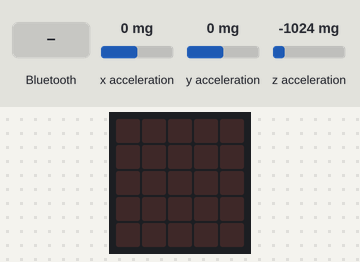
Recording of a program running on a simulated BBC micro:bit (MakeCode). On the bench: the board's 5×5 LED display. The inputs (shaded band) are chosen by the test bench; at power-on: x acceleration 0 mg, y acceleration 0 mg, z acceleration -1024 mg.

Above: at 1.2 s.
1.3 s: a phone connects over Bluetooth
At 1.7 s:
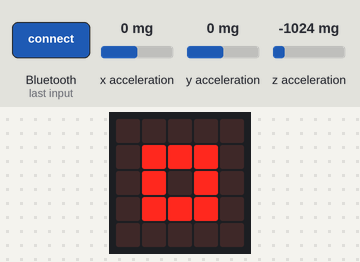
2.8 s: a phone disconnects over Bluetooth
At 4.1 s:
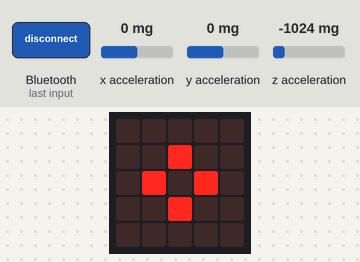
Timing chart, 0 to 5.8 s (numbered marks = the images above; inputs shaded):
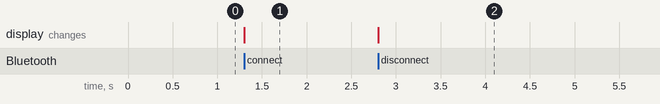

The program:

Micro_Bit_movement.py
```python
"""
File: Micro_Bit_movement.py
Author: Claire Murphy
Date : May 2026
Description: This code runs on a micro:bit to detect movement using the accelerometer.
It calculates the ENMO (Euclidean Norm Minus One) value from the accelerometer data and determines if the device is "still" or "moving" based on a threshold calculated through testing.
The status is sent via Bluetooth UART to a connected device, and the micro:bit's LEDs are used to indicate the current status.

Developed using Microsoft MakeCode for BBC Micro:Bit.
NOTE : This is MakeCode Python - it uses MakeCode's built in APIs (basic, input, bluetooth) and cannot be run as standard Python.
It is displayed in this file so the code can be read
To modify: import the .hex file into https://makecode.microbit.org/

"""


# Constants
SAMPLE_PERIOD = 100
WINDOW_SAMPLES = 50
ENMO_THRESHOLD = 75

# State variables
connected = False
current_status = ""
new_status = ""
x = 0
y = 0
z = 0
vector_mag = 0
enmo = 0
enmo_sum = 0
window_count = 0
mean_enmo = 0


def on_bluetooth_connected():
    """
    This function is called when a Bluetooth connection is established.
    It initializes the movement detection process by reading accelerometer data, calculating ENMO values, and determining the movement status every 5 seconds.
    The status is sent via Bluetooth UART and displayed on the micro:bit's LEDs.
    """
    global connected, current_status, x, y, z, vector_mag, enmo, enmo_sum, window_count, mean_enmo, new_status
    connected = True
    current_status = "Na"
    basic.show_icon(IconNames.SMALL_SQUARE)   #display small sqaure when connected
    while connected:
        #Read X,Y and Z accelerometer values in mg
        x = input.acceleration(Dimension.X)
        y = input.acceleration(Dimension.Y)
        z = input.acceleration(Dimension.Z)
        vector_mag = Math.sqrt(x * x + y * y + z * z)   # Vector magnitude
        enmo = vector_mag - 1000      #ENMO value in mg (Vector magnitufe - 1g)
        if enmo < 0:                 #truncate any resulting negative values to zero
            enmo = 0
        #Add ENMO value andd increment window count until number of samples for approximate 5 second window is reached
        enmo_sum += enmo
        window_count += 1
        if window_count >= WINDOW_SAMPLES:
            mean_enmo = enmo_sum / WINDOW_SAMPLES   #calculate mean ENMO over sampling window
            new_status = "still"                  #default status is "still"
            if mean_enmo > ENMO_THRESHOLD:
                new_status = "move"               #if mean ENMO exceeds threshold, update status to "move"
            if new_status != current_status:      #only send update if status has changed since last window
                current_status = new_status

                #Update LEDs and send status via Bluetooth UART
                if current_status == "move":
                    bluetooth.uart_write_line("active")
                    basic.show_leds("""
                        # # # # #
                        # # # # #
                        # # # # #
                        # # # # #
                        # # # # #
                        """)
                else:
                    bluetooth.uart_write_line("still")
                    basic.show_leds("""
                        . . . . .
                        . . . . .
                        # # # # #
                        . . . . .
                        . . . . .
                        """)
            #Reset for sampling window
            enmo_sum = 0
            window_count = 0
        basic.pause(SAMPLE_PERIOD)             #pause before next sample (100 ms) - approx 5 seconds between status updates (50 samples x 100 ms) not considering processing time
    basic.show_icon(IconNames.SMALL_DIAMOND)   #show small diamond when disconnected


def on_bluetooth_disconnected():
    """This function is called when the Bluetooth connection is lost.
        It resets the movement detection process and updates the micro:bit's LEDs to indicate that it is no longer connected.
    """
    global connected
    connected = False
    basic.show_icon(IconNames.SMALL_DIAMOND)

#Register Bluetooth event callbacks
bluetooth.on_bluetooth_connected(on_bluetooth_connected)
bluetooth.on_bluetooth_disconnected(on_bluetooth_disconnected)

bluetooth.start_uart_service()  #Start Bluetooth UART service
```

Measured:
- after the input at 1.3 s, the display: changes at once (image 1)
- after the input at 2.8 s, the display: changes at once (image 2)
